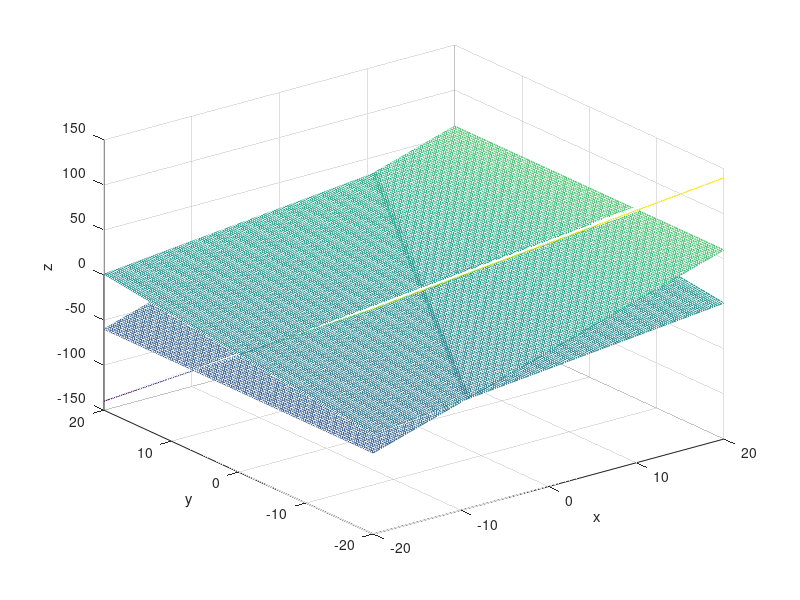

This figure's MATLAB source:
clc; clear; close all

A = [1 1 1;2 -1 1; 1 -2 -1]
b = [2 -1 2]'
x = inv(A)*b

  x = -20:.25:20; y = x; 
 [X Y] = meshgrid(x,y);  %make a 2D Mesh
 mesh(X,Y,1+X+Y), hold on
 mesh(X,Y,X-6.*Y),
 mesh(X,Y,3.*X)
 xlabel('x'),ylabel('y'),zlabel('z')